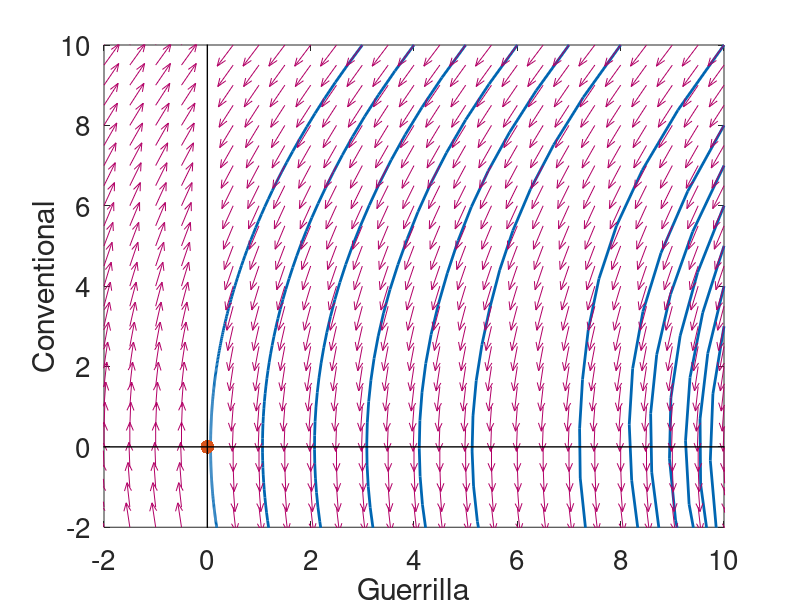

MATLAB code to generate this figure:
clear vars
close all;
a = 1;
b = 0;
d = 17;
e = 0;
ode_RHS = @(t,y) [-a*y(1)*y(2)-b*y(1); -d*y(1) - e*y(2)];
T = 10;
N = 1000;
t = 0:T/N:T;
%init_cond = [7000 15000];
init_cond = [10 10 ; 10 5 ; 10 7 ; 5 10 ; 7 10 ; 10 8 ; 8 10 ; 6 10 ; 10 6 ; 10 4 ; 4 10 ; 10 3 ; 3 10];
figure(1);
for i = 1:length(init_cond(:,1))
[tsoln,ysoln] = ode45(ode_RHS,t,init_cond(i,:));
plot(ysoln(:,1),ysoln(:,2),'LineWidth',2,'Color',[0 0.4 0.7]);
hold on;
end
[P,Q] = meshgrid(-2:0.5:10,-2:0.5:10);

U = - a.*P.*Q;% - b.*P;
V = -d.*P;% - e.*Q;

U1 = U./sqrt(U.^2 + V.^2);
V1 = V./sqrt(U.^2 + V.^2);

quiver(P,Q,U1,V1,'Color',[0.7 0 0.4]);

scatter(0,0,100,'or','filled');
scatter(b*e/(a*d),-b/a,100,'or','filled');

set(gca,'FontSize',20);
plot([-5; 20],[0; 0],'k','LineWidth',1);
plot([0; 0],[-5; 20],'k','LineWidth',1);
xlabel('Guerrilla');
ylabel('Conventional');

xlim([-2 10]);
ylim([-2 10]);
print('Final_Project_Graph_13','-dpng');